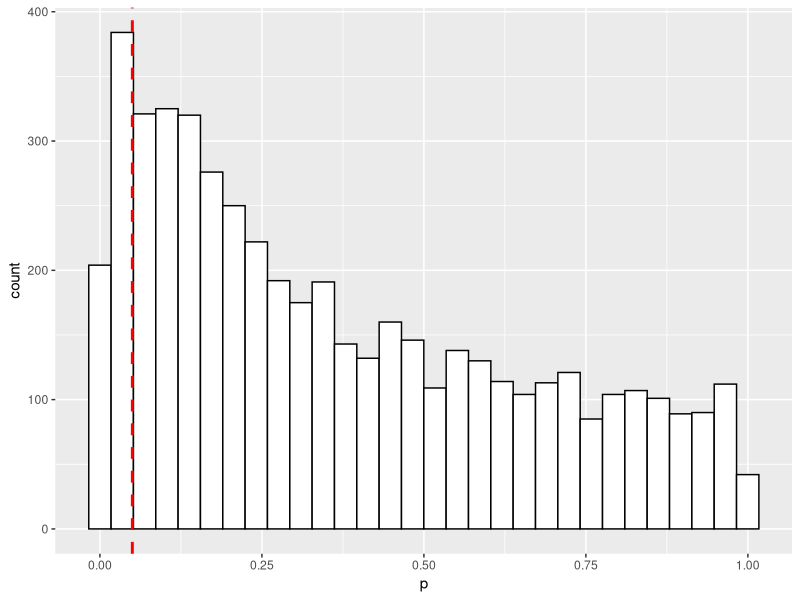
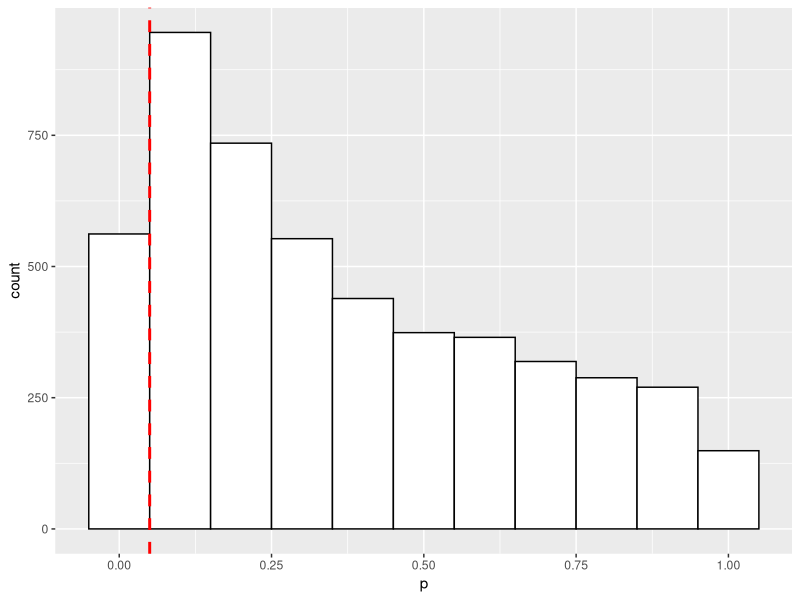
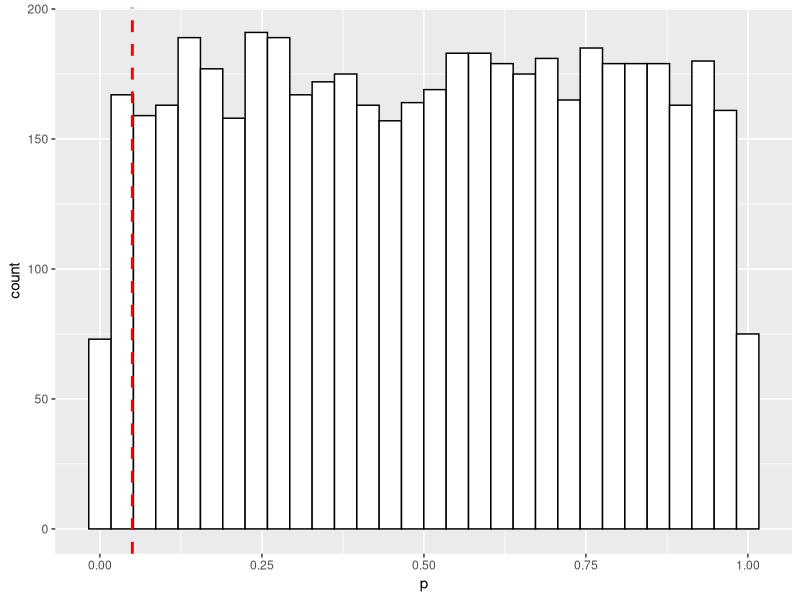
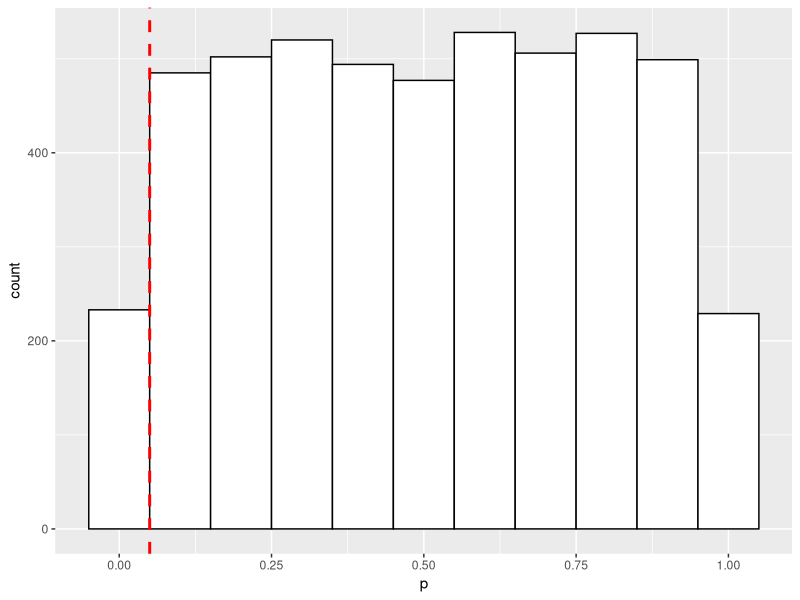
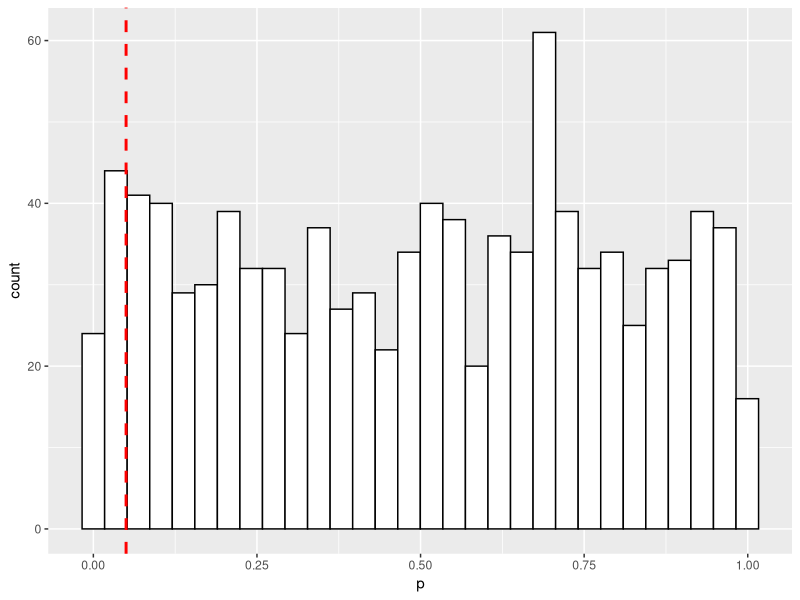
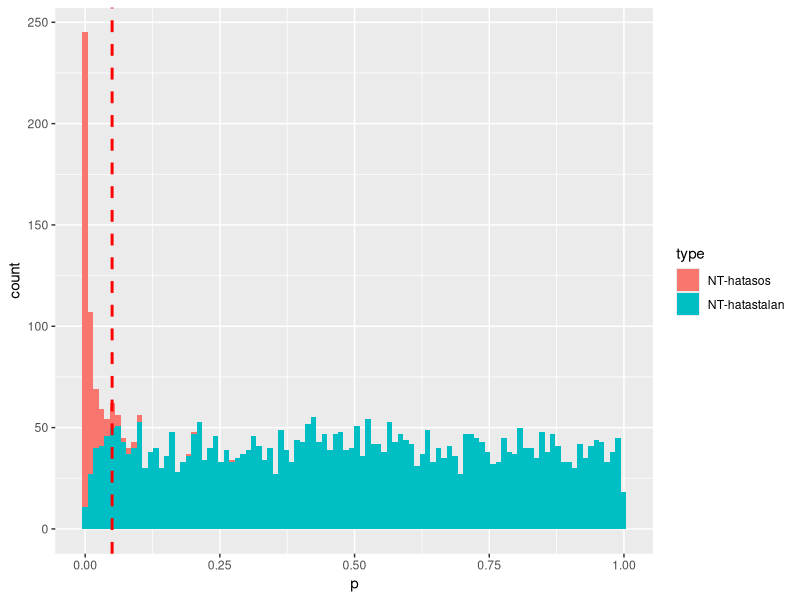
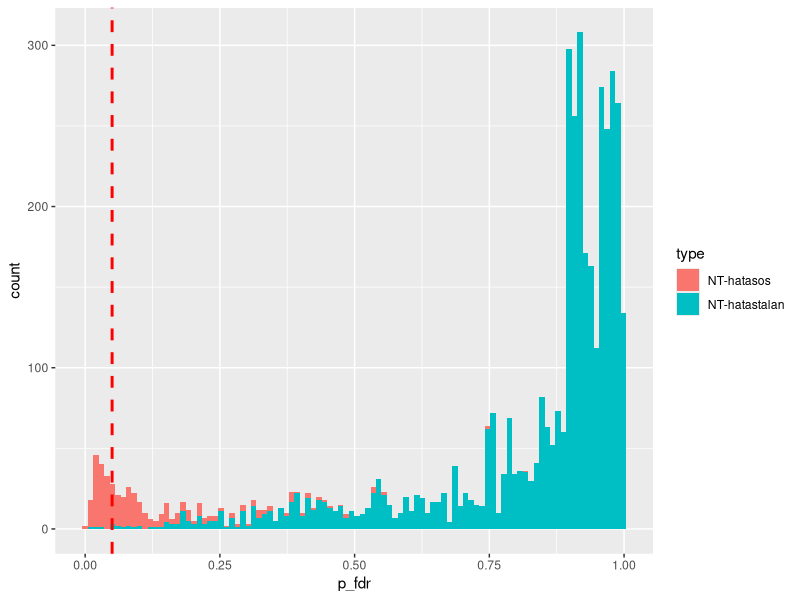
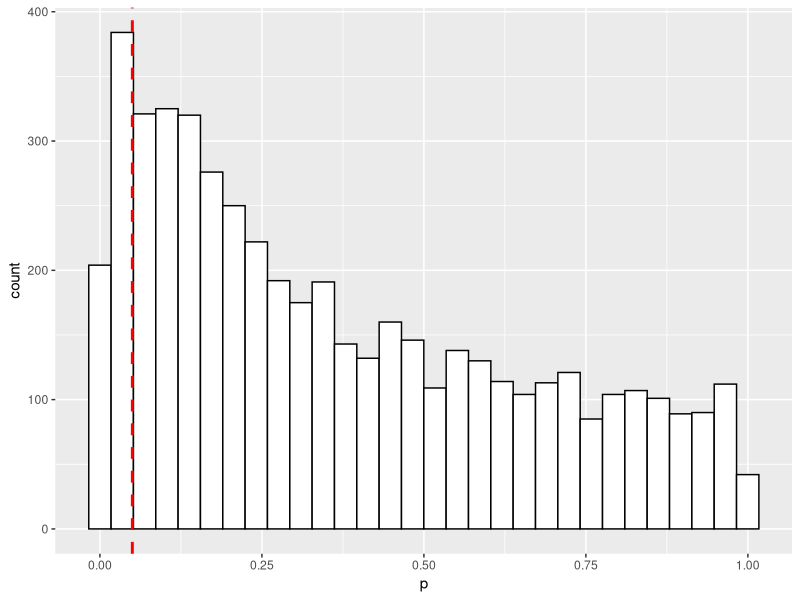

Write the R code that produced these figures, in order.
library(tidyverse)
#Normális eloszlású random számot az rnorm() függvénnyel tudtok generálni
#A kezeletlen esetben az OD  várható értéke 1.2 és a méréshez tartozó szórás 0.25
#3-3 szimulált mintát
kezeletlen <- rnorm(3, mean=1.2, sd=0.25)

#AMP kezelés mellett az OD várható értéke 1.1 és a hozzá tartozó szórás 0.4
kezeltAMP <- rnorm(3, mean=1.1, sd=0.4)

t.test(kezeletlen, kezeltAMP)

#15-15 minta
kezeletlen <- rnorm(15, mean=1.2, sd=0.25)
kezeltAMP <- rnorm(15, mean=1.1, sd=0.4)
t.test(kezeletlen, kezeltAMP)
#10 kezelt és 3 kezeletlen
kezeletlen <- rnorm(3, mean=1.2, sd=0.25)
kezeltAMP <- rnorm(10, mean=1.1, sd=0.4)
t.test(kezeletlen, kezeltAMP)
# kezelt is kezeletlen
kezeletlen <- rnorm(15, mean=1.2, sd=0.25)
kezeltAMP <- rnorm(15, mean=1.2, sd=0.25)
t.test(kezeletlen, kezeltAMP)


#Alfeladat3: N=5000  t-testet úgy hogy mindig vesztek 3-3 NT és AMP mintát, mindegyikre kiszámoljátok a p-értéket. Az eredményeket tegyétek be egy N soros táblázatba . 

tbl1 <- tibble(experiment_id=character(), p=numeric(), type=character())


for(i in 1:5000) {
  kezeletlen <- rnorm(3, mean=1.4, sd=0.25)
  kezeltAMP <- rnorm(3, mean=1.1, sd=0.4)
  result_ttest <- t.test(kezeletlen, kezeltAMP)
  tbl1 <- tbl1 %>% add_row(experiment_id=sprintf("exp_%03i",i), 
                           p=result_ttest$p.value, type="NT-AMP")
}

#Feladat 4
library(ggplot2)
tbl1 %>%
  ggplot(aes(x=p))+geom_histogram(color="black", fill="white")+
  geom_vline(aes(xintercept = 0.05), color="red", linetype="dashed", size=1) 
ggsave("out/undersatndig-of-FDR/histogram_pvalue.jpg")

tbl1 %>%
  ggplot(aes(x=p))+geom_histogram(color="black", fill="white", binwidth = 0.10)+
  geom_vline(aes(xintercept = 0.05), color="red", linetype="dashed", size=1)
ggsave("out/undersatndig-of-FDR/histogram_pvalue_largebin.jpg")

#Alfeladat 5
tbl2 <- tibble(experiment_id=character(), p=numeric(), type=character())
for(i in 1:5000) {
  kezeletlen <- rnorm(4, mean=1.3, sd=0.25)
  kezeltAMP <- rnorm(5, mean=1.3, sd=0.25)
  result_ttest <- t.test(kezeletlen, kezeltAMP)
  tbl2 <- tbl2 %>% add_row(experiment_id=sprintf("exp_%03i",i), 
                           p=result_ttest$p.value, type="NT-AMP")
}

tbl2 %>%
  ggplot(aes(x=p))+geom_histogram(color="black", fill="white")+
  geom_vline(aes(xintercept = 0.05), color="red", linetype="dashed", size=1) 
ggsave("out/undersatndig-of-FDR/histogram_pvalue_2.jpg")

tbl2 %>%
  ggplot(aes(x=p))+geom_histogram(color="black", fill="white", binwidth = 0.10)+
  geom_vline(aes(xintercept = 0.05), color="red", linetype="dashed", size=1)
ggsave("out/undersatndig-of-FDR/histogram_pvalue_largebin_2.jpg")

#Alfeladat 6
#p értékek hány százaléka szignifikáns ( <0.05) az egyik és a másik szimuláció esetén?

signif_1<- tbl1 %>% 
  count(p<0.05) 

583/5000
# result: 11.7%

signif_2<- tbl2 %>% 
  count(p<0.05) 
231/5000
# result 4.6%

#Alfeladat7

tbl3 <- tibble(experiment_id=character(), p=numeric(), type=character())


for(i in 1:1000) {
  kezeletlen <- rnorm(2, mean=1.4, sd=0.25)
  kezeltAMP <- rnorm(5, mean=1.4, sd=0.25)
  result_ttest <- t.test(kezeletlen, kezeltAMP)
  tbl3 <- tbl3 %>% add_row(experiment_id=sprintf("exp_%03i",i), 
                           p=result_ttest$p.value, type="NT-AMP")
}
tbl3 %>%
  ggplot(aes(x=p))+geom_histogram(color="black", fill="white")+
  geom_vline(aes(xintercept = 0.05), color="red", linetype="dashed", size=1) 

signif_3<- tbl3 %>% 
  count(p<0.05) 
63/1000
# result 6.9%

#Alfeladat8
#Szimuláljatok úgy adatokat, hogy legyen 400 kezelt-VS-kezeletlen, és 4000 kezeletlen-VS-kezeletlen minta pár.

tbl4 <- tibble(experiment_id=character(), p=numeric(), type=character())

for(i in 1:400) {
  kezeletlen <- rnorm(5, mean=2, sd=0.25)
  kezeltAMP <- rnorm(5, mean=1.1, sd=0.4)
  result_ttest1 <- t.test(kezeletlen, kezeltAMP)
  tbl4 <- tbl4 %>% add_row(experiment_id=sprintf("exp_%03i",i), 
                           p=result_ttest1$p.value, type="NT-hatasos")
}
for(i in 1:4000) {
  kezeletlen <- rnorm(5, mean=1.4, sd=0.25)
  kezeltAMP <- rnorm(5, mean=1.4, sd=0.25)
  result_ttest2 <- t.test(kezeletlen, kezeltAMP)
  tbl4 <- tbl4 %>% add_row(experiment_id=sprintf("exp_%03i",i), 
                           p=result_ttest2$p.value, type="NT-hatastalan")
}
tbl4 %>%
  ggplot(aes(x=p, fill=type))+geom_histogram(bins=100)+
  geom_vline(aes(xintercept = 0.05), color="red", linetype="dashed", size=1) 
ggsave("out/undersatndig-of-FDR/histogram_pvalue_feladat8.jpg")

#Alfeladat9
tbl4 <- tbl4 %>% 
  mutate(p_fdr=p.adjust(p, method="fdr"))
tbl4 %>%
  ggplot(aes(x=p_fdr, fill=type))+geom_histogram(bins=100)+
  geom_vline(aes(xintercept = 0.05), color="red", linetype="dashed", size=1) 
ggsave("out/undersatndig-of-FDR/histogram_p_fdr_feladat9.jpg")

#TRUE POSITIVE
TRUE_POSITIVE <- tbl4 %>% 
  filter(p<0.05) %>% 
  count(type=="NT-hatasos")
TRUE_POSITIVE[2,2]
#383

FALSE_POSITIVE <- tbl4 %>% 
  filter(p<0.05) %>% 
  count(type=="NT-hatastalan")
FALSE_POSITIVE[2,2]
#197

TRUE_NEGATIVE <- tbl4 %>% 
  filter(p>0.05) %>% 
  count(type=="NT-hatastalan")
TRUE_NEGATIVE[2,2]
#3803

FALSE_NEGATIVE <- tbl4 %>% 
  filter(p>0.05) %>% 
  count(type=="NT-hatasos")
FALSE_NEGATIVE[2,2]
#17

# %>% %>% %>% %>% %>% %>% %>% %>% %>% %>% %>% %>% %>% %>% %>% %>% %>% %>% 
precision <- 383/400
precision
#95.75%
#recall?

#p_FDR
TRUE_POSITIVE <- tbl4 %>% 
  filter(p_fdr<0.05) %>% 
  count(type=="NT-hatasos")
TRUE_POSITIVE[2,2]
#162

FALSE_POSITIVE <- tbl4 %>% 
  filter(p_fdr<0.05) %>% 
  count(type=="NT-hatastalan")
FALSE_POSITIVE[2,2]
#8

TRUE_NEGATIVE <- tbl4 %>% 
  filter(p_fdr>0.05) %>% 
  count(type=="NT-hatastalan")
TRUE_NEGATIVE[2,2]
#3993

FALSE_NEGATIVE <- tbl4 %>% 
  filter(p_fdr>0.05) %>% 
  count(type=="NT-hatasos")
FALSE_NEGATIVE[2,2]
#238
#-->false negative increased

precision <- 162/400
precision
#40.5%
